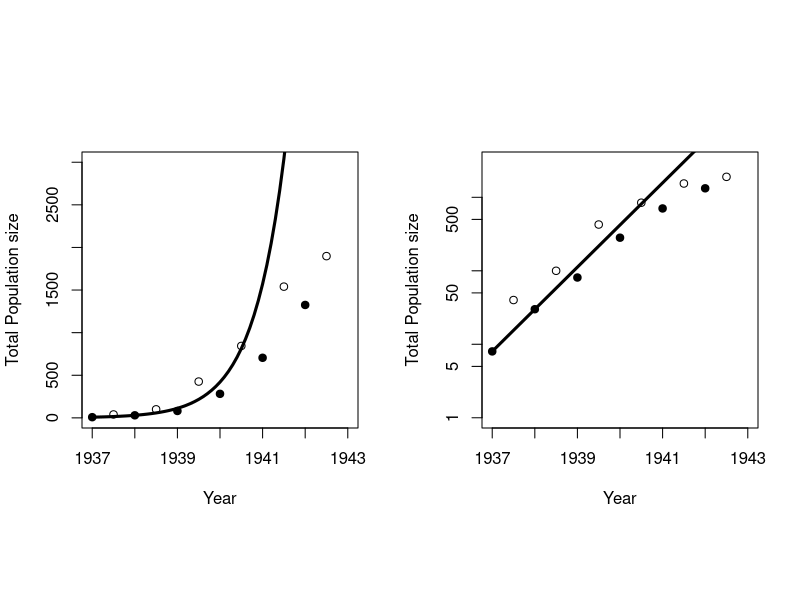
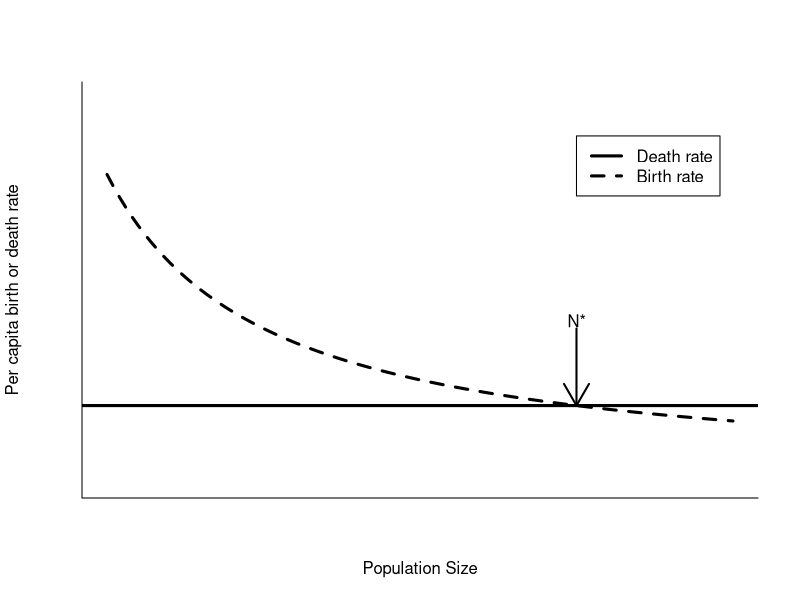
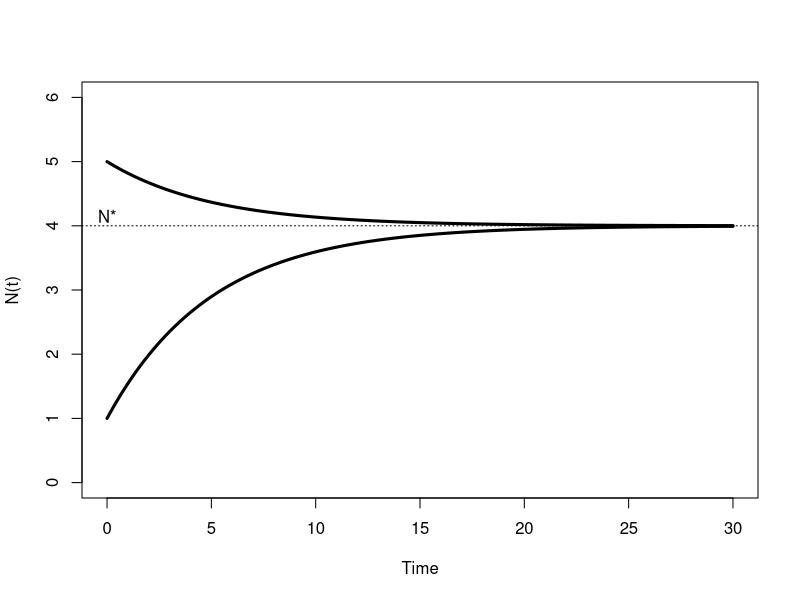
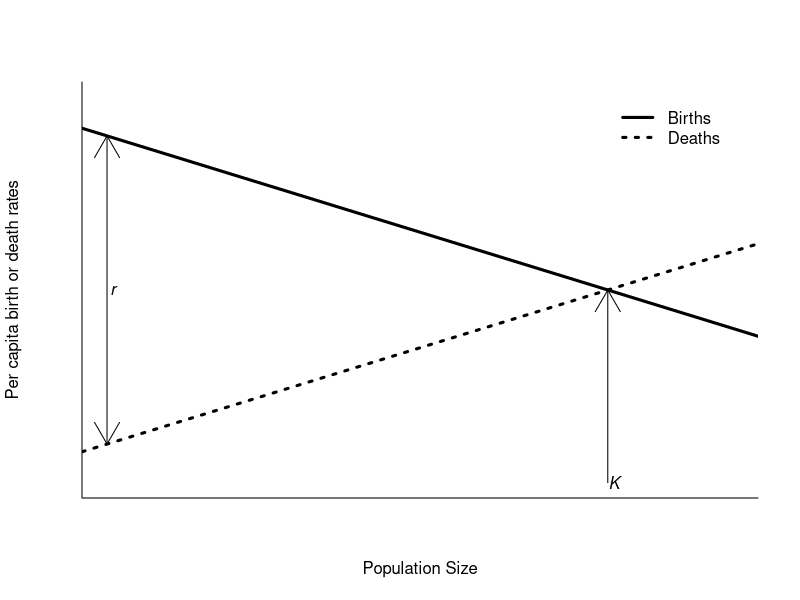
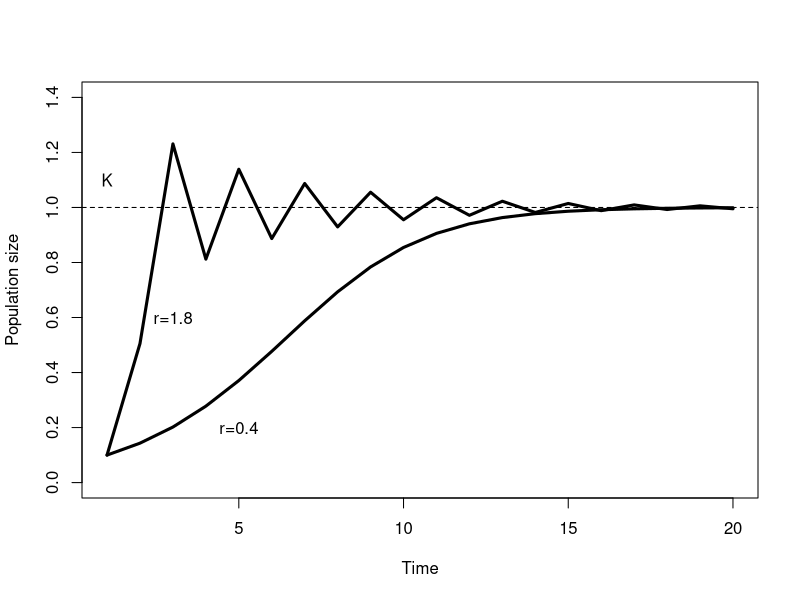

Write R code to recreate these figures, in order. (Note: this script raises an error after producing the figures.)
## ---- chunk 1
old.par=par(mfrow=c(1,2),pty="s")
total = data.frame(year=1937:1942,
                   spring=c(8,30,81,282,705,1325),
                   fall=c(40,100,426,844,1540,1898))
plot(spring~year,data=total,xlim=c(1937,1943),ylim=c(1,3000),pch=19,xlab="Year",ylab="Total Population size")
points(fall~I(year+0.5),data=total)
t = seq(1937,1943,0.1)
N = total[1,"spring"]*exp(1.32*(t-1937))
lines(t,N,lwd=3)
plot(spring~year,data=total,xlim=c(1937,1943),ylim=c(1,3000),pch=19,xlab="Year",ylab="Total Population size",log="y")
points(fall~I(year+0.5),data=total)
t = seq(1937,1943,0.1)
N = total[1,"spring"]*exp(1.32*(t-1937))
lines(t,N,lwd=3)
par(old.par)
## ---- chunk 2
plot(0,0,type="n",xlim=c(1,5),ylim=c(0,1),xlab="Population Size", ylab="Per capita birth or death rate",axes=FALSE,pty="s")
box(bty="l")
abline(h=0.2,lwd=3)
curve(0.8/x,add=TRUE,lwd=3,lty=2)
legend(4,0.9,legend=c("Death rate","Birth rate"),lty=1:2,lwd=3)
arrows(0.8/0.2,0.2,0.8/0.2,0.4,code=1,lwd=2)
text(0.8/0.2,0.42,"N*")
## ---- chunk 3
plot(0,0,type="n",xlim=c(0,30),ylim=c(0,6),xlab="Time",ylab="N(t)")
abline(h=0.8/0.2,lty=3)
library(deSolve)
Bmod = function(t,x,parms){
  with(as.list(c(parms,x)), {
    dN = a - b*N
    list(dN)
  })
}
parms=c(a=0.8,b=0.2)
times=seq(0,30,0.2)
xstart = c(N=1)
out=lsoda(xstart,times,Bmod, parms)
lines(out[,1],out[,2],lwd=3)
xstart = c(N=5)
out=lsoda(xstart,times,Bmod, parms)
lines(out[,1],out[,2],lwd=3)
text(0,4.15,"N*")
## ---- chunk 4
plot(0,0,type="n",xlab="Population Size",ylab="Per capita birth or death rates",axes=FALSE,xlim=c(0,1),ylim=c(0,1))
box(bty="l")
abline(a=0.9,b=-0.5,lwd=3)
abline(a=0.1,b=0.5,lwd=3,lty=3)
legend(0.8,1,bty="n",legend=c("Births","Deaths"),lty=c(1,3),lwd=3)
arrows(0,0.1,0,0.9,code=3)
text(0.01,0.5,"r",font=3)
arrows(0.8,0,0.8,0.5,code=2)
text(0.81,0,"K",font=3)
## ---- chunk 5
K = 1
T = 20
N = vector("numeric",length=T)
N[1] = 0.1
r = 0.4
for (t in 2:T){
  N[t] = N[t-1]*exp(r*(1-N[t-1]/K))
}
plot(1:T,N,type="l",lwd=3,xlab="Time",ylab="Population size",ylim=c(0,1.4))
abline(h=K,lty=2)
r = 1.8
for (t in 2:T){
  N[t] = N[t-1]*exp(r*(1-N[t-1]/K))
}
lines(1:T,N,lwd=3)
text(3,0.6,"r=1.8")
text(5,0.2,"r=0.4")
text(1,1.1,"K")
## ---- chunk 6
knitr::include_graphics("images/songsparrowreproduction.png")
## ---- chunk 7
N0=20
b = 0.1 
d = 0.05
r = b-d
T = 20
demoExp = function(i,N0,b,d,T){
  N = vector("numeric",T)
  N[1]=N0
  for (t in 2:T){
    births = rbinom(1,N[t-1],b)
    deaths = rbinom(1,N[t-1]+births,d)
    N[t] = N[t-1] + births - deaths
  }
  N
}
N = sapply(1:10,demoExp,N0=N0,b=b,d=d,T=T)
matplot(1:20,N,type="l",col="black",lty=1,bty="l",xlab="Time",ylab="Population Size")
t = 0:20
NP = N0*exp(r*t)
lines(1:21,NP,lwd=3)
t = 0:20
Nvar = N0*(b-d)*exp(r*t)*(exp(r*t)-1)/r
upper = NP + 1.96*sqrt(Nvar)
lower = NP - 1.96*sqrt(Nvar)
polygon(c(t+1,rev(t+1)),c(upper,rev(lower)),col=rgb(0.1,0.1,0.1,0.1),border=FALSE)
## ---- chunk 8
knitr::include_graphics(c("images/nebraskabobwhite.png","images/northernbobwhite_noflickster.jpg"))
## ---- chunk 9
plot(0,0,type="n",xlab="Population Size",ylab="Per capita birth or death rates",axes=FALSE,xlim=c(0,1),ylim=c(0,1))
box(bty="l")
abline(a=0.9,b=-0.6,lwd=3)
abline(h=0.3,lwd=3,lty=3)
abline(h=0.5,lwd=3,lty=3)
legend(0.8,1,bty="n",legend=c("Births","Deaths"),lty=c(1,3),lwd=3)
arrows(0,0.3,0,0.5,code=3)
text(0.01,0.4,"r",font=3)
arrows(0.67,0,1,0,code=3)
text(0.85,0.05,"K",font=3)
text(0.2,0.33,"Good Year")
text(0.2,0.53,"Bad Year")
## ---- chunk 10
T = 50
K = vector("numeric",length=T)
K = 1000 + ((1:T)-1)*-10
N = vector("numeric",length=T)
N[1] = K[1]
par(mfrow=c(1,2),pty="s")
r = 0.2
for (t in 2:T){
  N[t] = N[t-1]*exp(r*(1-N[t-1]/K[t-1]))
}
plot(1:T,N,type="l",lwd=3,xlab="Time",ylab="Population size",ylim=c(500,1300))
lines(1:T,K,lty=2)

for (t in 2:T){
  N[t] = N[t-1]*exp(r*(1-N[t-1]/K[t-1])+rnorm(1,0,0.05))
}
lines(1:T,N,lwd=3)
legend("topright",legend=c("K","N"),lty=c(2,1),lwd=c(1,3))
K=1000
for (t in 2:T){
  N[t] = N[t-1]*exp(r*(1-N[t-1]/K)+rnorm(1,0,0.05))
}
plot(1:T,N,type="l",lwd=3,xlab="Time",ylab="Population size",ylim=c(500,1300))
abline(h=K,lty=2)
